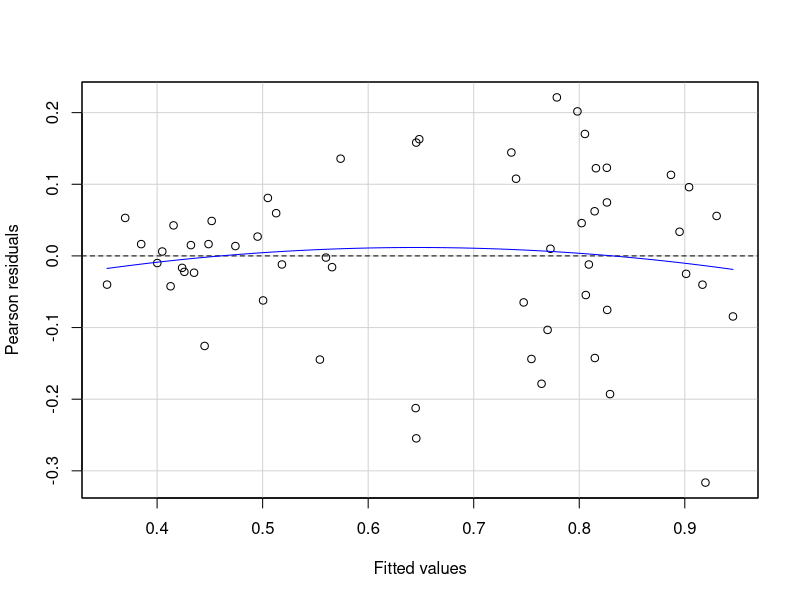
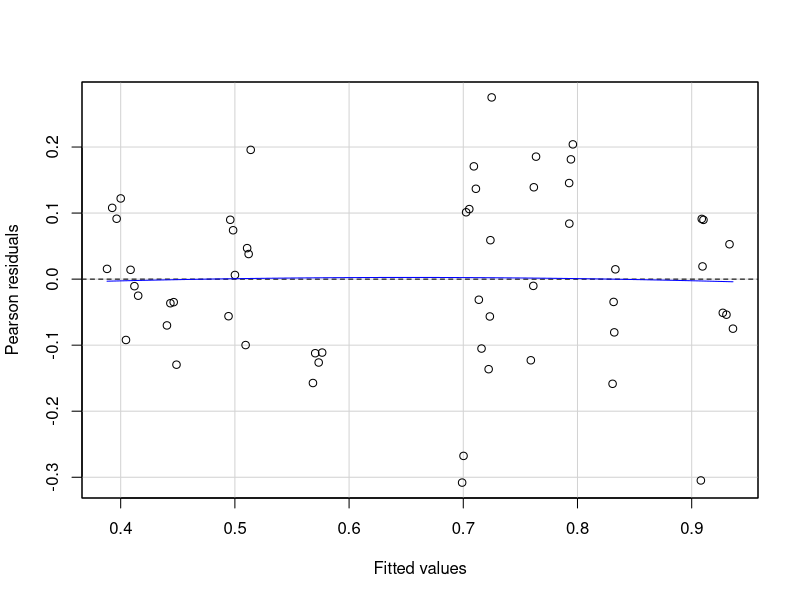
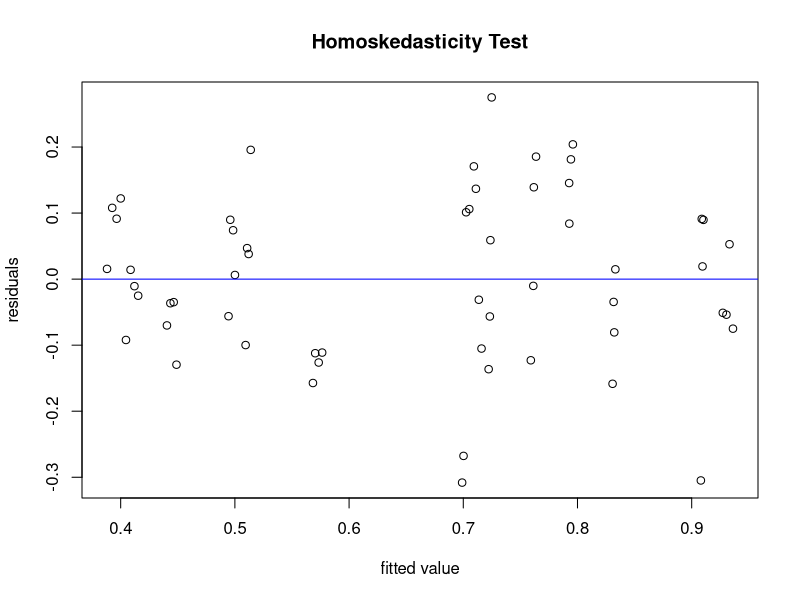

Write the R code that produced these figures, in order. (Note: this script raises an error after producing the figures.)
## ---- chunk 1
knitr::opts_chunk$set(echo = TRUE)
## ---- chunk 2
require(openxlsx)
 mydata  <- read.xlsx("Data - Seminar.xlsx", startRow=3)

## ---- chunk 3
# Pearson and Spearman correlation coefficients show weak significant correlation 
# partial correlation analysis seems to indicate weak direct correlations 
# scatterplots show that a linear regression might not be suitable 
## ---- chunk 4
# subset without artificially generated data for balanced plm 
companies_raw <- c(-5,-6,-11,-12,-17,-18,-23,-24,-29,-30,-35,-36,-41,-42,-47,-48,-53, -54)
mydata_balanced <- mydata[companies_raw, -1]

## ---- chunk 5
require (robustbase)
require(car)

OLS <-lm(formula= mydata_balanced$Efficiency.with.Weight.restrictions ~ mydata_balanced$Age.of.assets + mydata_balanced$`(Age.of.assets).square` + mydata_balanced$Average.declivity + mydata_balanced$Intersection.with.indigenous.areas + mydata_balanced$Height.of.vegetation + mydata_balanced$Percentage.of.high.vegetation + mydata_balanced$Average.precipitation + mydata_balanced$Network.density + mydata_balanced$Fire.incidence + mydata_balanced$Number.of.intersections.with.roads + mydata_balanced$Coincidence.of.network.lines + mydata_balanced$Density.of.lightening + mydata_balanced$Number.of.access.to.roads, data = mydata_balanced)

summary(OLS)

## Variance Inflation Factor Analysis
# to check if the variables have correlation or not. For example, cons: 0.98. That mean 98% of "cons" can be explained by the other variables. So, we may exclude this variable if needed. When, "NTLaj" is 0.54, that means only 54% of this variable can be explained by the other variables.

print(vif(OLS))
print(1 - 1/vif(OLS))

# if VIF is higher than 1/(1-R_squared), where R_squared is the multiple R_squared, then the predictor is more related to other predictors than to the response 
print("1/(1-R_squared)")
print(1/(1-0.7314))

# print residualplot of OLS 
residualPlot(OLS)

## ---- chunk 6
require(robustbase)
require(car)
OLS <- lm (formula= mydata_balanced$Efficiency.with.Weight.restrictions ~ mydata_balanced$Age.of.assets + mydata_balanced$`(Age.of.assets).square` + mydata_balanced$Average.declivity + mydata_balanced$Intersection.with.indigenous.areas + mydata_balanced$Height.of.vegetation + mydata_balanced$Percentage.of.high.vegetation + mydata_balanced$Average.precipitation + mydata_balanced$Network.density + mydata_balanced$Fire.incidence + mydata_balanced$Number.of.intersections.with.roads + mydata_balanced$Coincidence.of.network.lines + mydata_balanced$Density.of.lightening + mydata_balanced$Number.of.access.to.roads, data = mydata_balanced)

# Stepwise forward and backward selection
OLS <- step(OLS,trace = 0, k = 2, direction = "both")
  
#mydata$yhat_p <- predict(model)

summary(OLS)

# print the calculated AIC of OLS 
print("AIC")
print(AIC(OLS, k=2))


# OLS after feature selection adjusted according to VIF

OLS_adj <- lm(formula = mydata_balanced$Efficiency.with.Weight.restrictions ~     mydata_balanced$`(Age.of.assets).square` + mydata_balanced$Intersection.with.indigenous.areas + 
         mydata_balanced$Percentage.of.high.vegetation + 
        mydata_balanced$Network.density + mydata_balanced$Fire.incidence + 
        mydata_balanced$Number.of.intersections.with.roads + 
        mydata_balanced$Coincidence.of.network.lines + mydata_balanced$Number.of.access.to.roads, 
    data = mydata_balanced)

summary (OLS_adj)

print("AIC OLS_adj")
print(AIC(OLS_adj, k=2))

# Breusch-Pagan test for homoskedasticity in a Linear Regression Model 

require(lmtest)

BP <- bptest(OLS_adj)

print(BP)


## Variance Inflation Factor Analysis
# to check if the variables have correlation or not. For example, cons: 0.98. That mean 98% of "cons" can be explained by the other variables. So, we may exclude this variable if needed. When, "NTLaj" is 0.54, that means only 54% of this variable can be explained by the other variables.

# OLS
print(vif(OLS))
print(1 - 1/vif(OLS))
print("1/(1-R_suqared")
print(1/(1-0.7262))

# OLS_adj
print(vif(OLS_adj))
print(1 - 1/vif(OLS_adj))
print("1/(1-R_suqared")
print(1/(1-0.6654))

# model prediction
yhat <- predict(OLS_adj)

# compute MSE and RMSE
require(ModelMetrics)

MSE <- mse(mydata_balanced$Efficiency.with.Weight.restrictions, yhat)
print("MSE")
print(MSE)
RMSE <- rmse(mydata_balanced$Efficiency.with.Weight.restrictions, yhat)
print("RMSE")
print(RMSE)

# print residualplot of OLS
residualPlot(OLS_adj)


## ---- chunk 7

require(caret)
set.seed(123)

# cross validation 
# Define training control
train.control <- trainControl(method = "cv", number = 10)

# Train the model
 model <- train(x = mydata_balanced[,c(14, 16, 18, 20, 21, 22, 23, 25)], y = mydata_balanced[,26], method = "lm", trControl = train.control)

 
# Summarize the results
 summary(model)

## ---- chunk 8
require(plm)

OLS <- plm(formula = mydata_balanced$Efficiency.with.Weight.restrictions ~ 
    mydata_balanced$`(Age.of.assets).square` + mydata_balanced$Intersection.with.indigenous.areas + 
         mydata_balanced$Percentage.of.high.vegetation + 
        mydata_balanced$Network.density + mydata_balanced$Fire.incidence + 
        mydata_balanced$Number.of.intersections.with.roads + 
        mydata_balanced$Coincidence.of.network.lines + mydata_balanced$Number.of.access.to.roads, 
    data = mydata_balanced, model = "pooling", index = NULL)

summary (OLS)

## ---- chunk 9
# space for the plot
par(mfrow=c(1,1))

# residuals of OLS model
res <- as.vector(OLS$residuals)

# fitted values from the OLS model 
fitval <- as.vector(fitted(OLS))


# plot residuals against fitted values 
plot(fitval, res, xlab = "fitted value", ylab = "residuals", main = "Homoskedasticity Test")
abline(lm(res ~ fitval, data = data.frame(res, fitval)), col = "blue")


# Breusch-Pagan test for homoskedasticity 

require(lmtest)

BP <- bptest(OLS)

print(BP)

# Durbin-Watson-Test for autocorrelation of disturbances 

dwtest(formula = mydata_balanced$Efficiency.with.Weight.restrictions ~ 
    mydata_balanced$`(Age.of.assets).square` + mydata_balanced$Intersection.with.indigenous.areas + 
        mydata_balanced$Percentage.of.high.vegetation + mydata_balanced$Network.density + 
        mydata_balanced$Fire.incidence + mydata_balanced$Number.of.intersections.with.roads + 
        mydata_balanced$Coincidence.of.network.lines + mydata_balanced$Number.of.access.to.roads, 
    data = mydata_balanced)

## ---- chunk 10

require(plm)


# FE with individual effects 

FE_individual <- plm(formula = mydata_balanced$Efficiency.with.Weight.restrictions ~ 
    mydata_balanced$`(Age.of.assets).square` + mydata_balanced$Intersection.with.indigenous.areas + 
        mydata_balanced$Percentage.of.high.vegetation + mydata_balanced$Network.density + 
        mydata_balanced$Fire.incidence + mydata_balanced$Number.of.intersections.with.roads + 
        mydata_balanced$Coincidence.of.network.lines + mydata_balanced$Number.of.access.to.roads, 
    data = mydata_balanced, model = "within", index = NULL, effect = "individual")

summary(FE_individual)
print("fixed effects")
summary(fixef(FE_individual))

# FE with time effects 

FE_time <- plm(formula = mydata_balanced$Efficiency.with.Weight.restrictions ~ 
    mydata_balanced$`(Age.of.assets).square` + mydata_balanced$Intersection.with.indigenous.areas + 
        mydata_balanced$Percentage.of.high.vegetation + mydata_balanced$Network.density + 
        mydata_balanced$Fire.incidence + mydata_balanced$Number.of.intersections.with.roads + 
        mydata_balanced$Coincidence.of.network.lines + mydata_balanced$Number.of.access.to.roads, 
    data = mydata_balanced, model = "within", index = NULL, effect = "time")

summary(FE_time)
print("fixed effects")
summary(fixef(FE_time))


# FE with both effects 

FE_both <- plm(formula = mydata_balanced$Efficiency.with.Weight.restrictions ~ 
    mydata_balanced$`(Age.of.assets).square` + mydata_balanced$Intersection.with.indigenous.areas + 
        mydata_balanced$Percentage.of.high.vegetation + mydata_balanced$Network.density + 
        mydata_balanced$Fire.incidence + mydata_balanced$Number.of.intersections.with.roads + 
        mydata_balanced$Coincidence.of.network.lines + mydata_balanced$Number.of.access.to.roads, 
    data = mydata_balanced, model = "within", index = NULL, effect = "twoways")

summary(FE_both)
print("fixed effects")
summary(fixef(FE_both))

# model prediction
yhat_individual <- predict(FE_individual)
yhat_time <- predict(FE_time)
yhat_both <- predict(FE_both)

# compute MSE 
require(ModelMetrics)

print("MSE individual")
print(mse(mydata_balanced$Efficiency.with.Weight.restrictions, yhat_individual))
print("MSE time")
print(mse(mydata_balanced$Efficiency.with.Weight.restrictions, yhat_time))
print("MSE both")
print(mse(mydata_balanced$Efficiency.with.Weight.restrictions, yhat_both))

#compute RMSE

print("RMSE individual")
print(rmse(mydata_balanced$Efficiency.with.Weight.restrictions, yhat_individual))
print("RMSE time")
print(rmse(mydata_balanced$Efficiency.with.Weight.restrictions, yhat_time))
print("RMSE both")
print(rmse(mydata_balanced$Efficiency.with.Weight.restrictions, yhat_both))



## ---- chunk 11

# H0: no difference between the FE and the Pooled model 
# reject the hypothesis if p-value < 0.05 

# individual effects 
pFtest(FE_individual, OLS_adj)


# time effects 
pFtest(FE_time, OLS_adj)

# both effects
pFtest(FE_both, OLS_adj)

## ---- chunk 12
require(plm)

# RE with individual effects

RE_individual <- plm(formula = mydata_balanced$Efficiency.with.Weight.restrictions ~ 
    mydata_balanced$`(Age.of.assets).square` + mydata_balanced$Intersection.with.indigenous.areas + 
         mydata_balanced$Percentage.of.high.vegetation + 
        mydata_balanced$Network.density + mydata_balanced$Fire.incidence + 
        mydata_balanced$Number.of.intersections.with.roads + 
        mydata_balanced$Coincidence.of.network.lines + mydata_balanced$Number.of.access.to.roads, 
    data = mydata_balanced, model = "random", index = NULL, effect = "individual")

summary(RE_individual)

# RE with  time effects 

RE_time <- plm(formula = mydata_balanced$Efficiency.with.Weight.restrictions ~ 
    mydata_balanced$`(Age.of.assets).square` + mydata_balanced$Intersection.with.indigenous.areas + 
         mydata_balanced$Percentage.of.high.vegetation + 
        mydata_balanced$Network.density + mydata_balanced$Fire.incidence + 
        mydata_balanced$Number.of.intersections.with.roads + 
        mydata_balanced$Coincidence.of.network.lines + mydata_balanced$Number.of.access.to.roads, 
    data = mydata_balanced, model = "random", index = NULL, effect = "time", random.method = "amemiya")

summary(RE_time)

# RE with  individual and time effects 

RE_both <- plm(formula = mydata_balanced$Efficiency.with.Weight.restrictions ~ 
    mydata_balanced$`(Age.of.assets).square` + mydata_balanced$Intersection.with.indigenous.areas + 
       mydata_balanced$Percentage.of.high.vegetation + 
        mydata_balanced$Network.density + mydata_balanced$Fire.incidence + 
        mydata_balanced$Number.of.intersections.with.roads + 
        mydata_balanced$Coincidence.of.network.lines + mydata_balanced$Number.of.access.to.roads, 
    data = mydata_balanced, model = "random", index = NULL, effect = "twoways", random.method = "amemiya")

summary(RE_both)

# model prediction
yhat_individual <- predict(RE_individual)
yhat_time <- predict(RE_time)
yhat_both <- predict(RE_both)

# compute MSE 
require(ModelMetrics)

print("MSE individual")
print(mse(mydata_balanced$Efficiency.with.Weight.restrictions, yhat_individual))
print("MSE time")
print(mse(mydata_balanced$Efficiency.with.Weight.restrictions, yhat_time))
print("MSE both")
print(mse(mydata_balanced$Efficiency.with.Weight.restrictions, yhat_both))

#compute RMSE

print("RMSE individual")
print(rmse(mydata_balanced$Efficiency.with.Weight.restrictions, yhat_individual))
print("RMSE time")
print(rmse(mydata_balanced$Efficiency.with.Weight.restrictions, yhat_time))
print("RMSE both")
print(rmse(mydata_balanced$Efficiency.with.Weight.restrictions, yhat_both))


## ---- chunk 13
# H0: effects cannot be modeled as random variables 
# Ho is rejected, if p-value < 0.05

# individual effects 
plmtest(RE_individual, effect = "individual")


# time effects 
plmtest(RE_time, effect = "time")

# both effects
plmtest(RE_both, effect = "twoways")



## ---- chunk 14
# The null hypothesis of this test states that random effects is preferred over fixed effects
# Ho: there is no correlation between the subject-specific error term and the independent variables

phtest(FE_individual, RE_individual)
phtest(FE_time, RE_time)
phtest(FE_both, RE_both)
